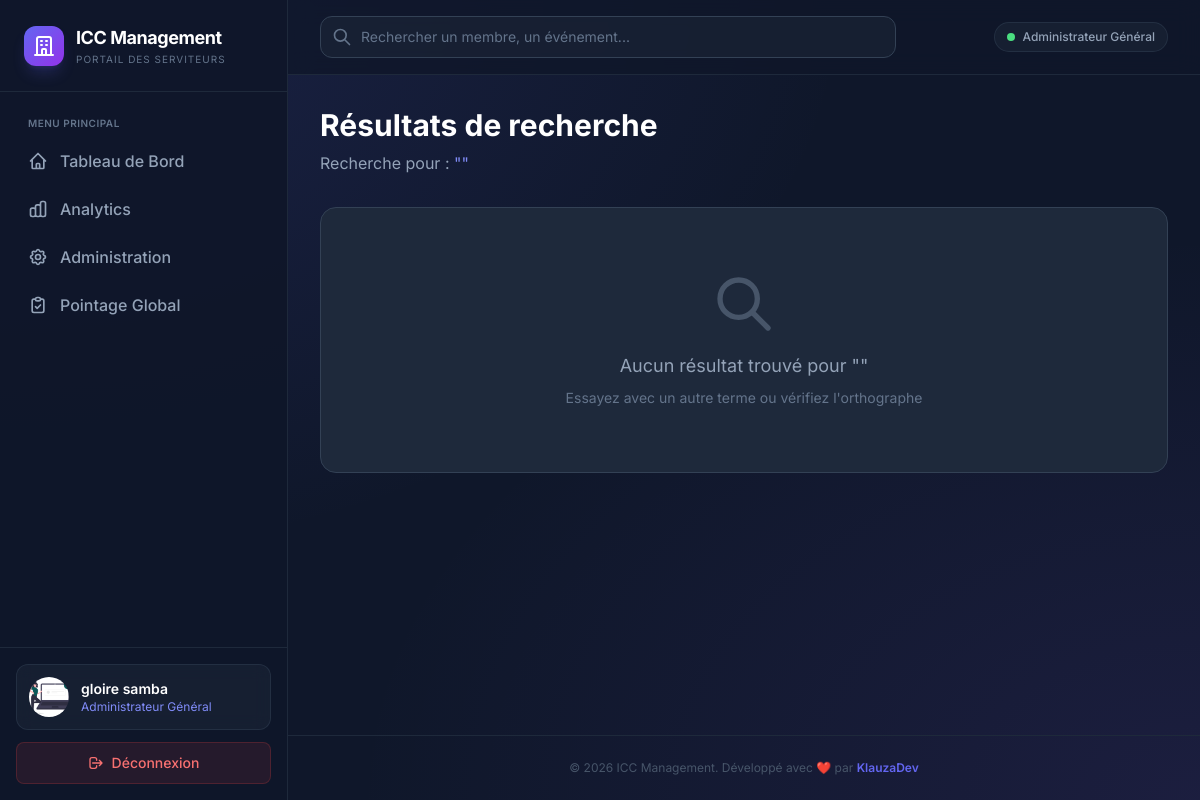
Screenshot of /attendance/search/ (signed in) with the database file from the repository.
### account/models.py (models this page shows, shortened)
class CustomUser(AbstractUser):
    ROLE_CHOICES = (
        ('admin', 'Administrateur Général'),
        ('chef', 'Chef de Département'),
        ('serviteur', 'Serviteur'),
    )
    nom = models.CharField("Nom", max_length=100)
    prenom = models.CharField("Prénom", max_length=100)
    role = models.CharField("Rôle", max_length=10, choices=ROLE_CHOICES, default='serviteur')
    departement = models.ForeignKey(
        Department,
        on_delete=models.SET_NULL,
        null=True,
        blank=True,
        verbose_name="Département",
        related_name="members"
    )
    telephone = models.CharField("Téléphone", max_length=20, blank=True, null=True)
    adresse = models.TextField("Adresse", blank=True, null=True)
    profession = models.CharField("Profession (Statut)", max_length=100, blank=True, null=True)
    photo = models.ImageField(upload_to='photos_profil/', blank=True, null=True)
    class Meta:
        verbose_name = "Utilisateur"
        verbose_name_plural = "Utilisateurs"

### attendance/views.py (the view, shortened to what this page needs)
# urls.py: path('search/', views.global_search, name='global_search'),  # NOUVEAU (voir étape 2)
@login_required
def global_search(request):
    query = request.GET.get('q', '').strip()
    results = {'users': [], 'events': [], 'departments': []}
    return render(request, 'attendance/search_results.html', {'query': query, 'results': results})

### attendance/templates/attendance/search_results.html (shortened to what this page needs)
{% extends 'base.html' %}
{% block content %}
<div class="max-w-4xl mx-auto">
    <h1 class="text-3xl font-bold text-white mb-2">Résultats de recherche</h1>
    <p class="text-slate-400 mb-8">Recherche pour : <span class="text-indigo-400">"{{ query }}"</span></p>
    {% if not results.users and not results.events and not results.departments %}
        <div class="bg-slate-800 rounded-2xl p-16 border border-slate-700 text-center">
            <svg class="w-16 h-16 text-slate-600 mx-auto mb-4" fill="none" stroke="currentColor" viewBox="0 0 24 24">
                <path stroke-linecap="round" stroke-linejoin="round" stroke-width="2" d="M21 21l-6-6m2-5a7 7 0 11-14 0 7 7 0 0114 0z"></path>
            </svg>
            <p class="text-slate-400 text-lg">Aucun résultat trouvé pour "{{ query }}"</p>
            <p class="text-slate-500 text-sm mt-2">Essayez avec un autre terme ou vérifiez l'orthographe</p>
        </div>
    {% endif %}
</div>
{% endblock %}

### account/templates/base.html (shortened to what this page needs)
{% load static %}
<!DOCTYPE html>
<html lang="fr" class="scroll-smooth">
<head>
    <script src="https://cdn.tailwindcss.com"></script>
</head>
<body class="text-slate-200 min-h-screen flex overflow-x-hidden">
    <aside id="sidebar" class="fixed inset-y-0 left-0 z-50 w-72 bg-slate-900/95 border-r border-slate-800 flex flex-col transform -translate-x-full md:translate-x-0 sidebar-transition shadow-2xl md:shadow-none">
        <div class="p-6 border-b border-slate-800 flex justify-between items-center">
            <div class="flex items-center gap-3">
                <div class="w-10 h-10 rounded-xl bg-gradient-to-br from-indigo-500 to-purple-600 flex items-center justify-center shadow-lg shadow-indigo-500/20">
                    <svg class="w-6 h-6 text-white" fill="none" stroke="currentColor" viewBox="0 0 24 24">
                        <path stroke-linecap="round" stroke-linejoin="round" stroke-width="2" d="M19 21V5a2 2 0 00-2-2H7a2 2 0 00-2 2v16m14 0h2m-2 0h-5m-9 0H3m2 0h5M9 7h1m-1 4h1m4-4h1m-1 4h1m-5 10v-5a1 1 0 011-1h2a1 1 0 011 1v5m-4 0h4"></path>
                    </svg>
                </div>
                <div>
                    <h1 class="text-lg font-bold text-white tracking-tight">ICC Management</h1>
                    <p class="text-[10px] text-slate-500 uppercase tracking-widest">Portail des Serviteurs</p>
                </div>
            </div>
        </div>
        <nav class="flex-1 p-4 space-y-1 overflow-y-auto">
            <p class="text-[10px] font-semibold text-slate-500 uppercase tracking-wider px-3 mb-2 mt-2">Menu Principal</p>
            {% if request.user.role == 'serviteur' %}
                <a href="{% url 'serviteur_dashboard' %}"
                   class="flex items-center gap-3 px-3 py-2.5 rounded-lg transition-all duration-200 group
                   {% if request.resolver_match.url_name == 'serviteur_dashboard' %}bg-indigo-600/10 text-indigo-400 border-l-2 border-indigo-500{% else %}text-slate-400 hover:bg-slate-800/50 hover:text-white{% endif %}">
                    <svg class="w-5 h-5" fill="none" stroke="currentColor" viewBox="0 0 24 24"><path stroke-linecap="round" stroke-linejoin="round" stroke-width="2" d="M3 12l2-2m0 0l7-7 7 7M5 10v10a1 1 0 001 1h3m10-11l2 2m-2-2v10a1 1 0 01-1 1h-3m-6 0a1 1 0 001-1v-4a1 1 0 011-1h2a1 1 0 011 1v4a1 1 0 001 1m-6 0h6"></path></svg>
                    <span class="font-medium">Mon Espace</span>
                </a>
            {% else %}
                <a href="{% url 'chef_dashboard' %}"
                   class="flex items-center gap-3 px-3 py-2.5 rounded-lg transition-all duration-200 group
                   {% if request.resolver_match.url_name == 'chef_dashboard' %}bg-indigo-600/10 text-indigo-400 border-l-2 border-indigo-500{% else %}text-slate-400 hover:bg-slate-800/50 hover:text-white{% endif %}">
                    <svg class="w-5 h-5" fill="none" stroke="currentColor" viewBox="0 0 24 24"><path stroke-linecap="round" stroke-linejoin="round" stroke-width="2" d="M3 12l2-2m0 0l7-7 7 7M5 10v10a1 1 0 001 1h3m10-11l2 2m-2-2v10a1 1 0 01-1 1h-3m-6 0a1 1 0 001-1v-4a1 1 0 011-1h2a1 1 0 011 1v4a1 1 0 001 1m-6 0h6"></path></svg>
                    <span class="font-medium">Tableau de Bord</span>
                </a>
            {% endif %}
            {% if request.user.role == 'admin' %}
            <a href="{% url 'admin_dashboard' %}"
               class="flex items-center gap-3 px-3 py-2.5 rounded-lg transition-all duration-200
               {% if request.resolver_match.url_name == 'admin_dashboard' %}bg-indigo-600/10 text-indigo-400 border-l-2 border-indigo-500{% else %}text-slate-400 hover:bg-slate-800/50 hover:text-white{% endif %}">
                <span class="font-medium">Analytics</span>
            </a>
            <a href="{% url 'admin:index' %}"
               class="flex items-center gap-3 px-3 py-2.5 rounded-lg transition-all duration-200 text-slate-400 hover:bg-slate-800/50 hover:text-white">
                <span class="font-medium">Administration</span>
            </a>
            {% endif %}
{% if request.user.role == 'chef' or request.user.role == 'admin' %}
<a href="{% url 'pointage_global' %}"
   class="flex items-center gap-3 px-3 py-2.5 rounded-lg transition-all duration-200 group
   {% if request.resolver_match.url_name == 'pointage_global' %}bg-indigo-600/10 text-indigo-400 border-l-2 border-indigo-500{% else %}text-slate-400 hover:bg-slate-800/50 hover:text-white{% endif %}">
    <svg class="w-5 h-5" fill="none" stroke="currentColor" viewBox="0 0 24 24">
        <path stroke-linecap="round" stroke-linejoin="round" stroke-width="2" d="M9 5H7a2 2 0 00-2 2v12a2 2 0 002 2h10a2 2 0 002-2V7a2 2 0 00-2-2h-2M9 5a2 2 0 002 2h2a2 2 0 002-2M9 5a2 2 0 012-2h2a2 2 0 012 2m-6 9l2 2 4-4"></path>
    </svg>
    <span class="font-medium">Pointage Global</span>
</a>
{% endif %}
        </nav>
<div class="p-4 border-t border-slate-800">
    <div class="bg-slate-800/50 backdrop-blur rounded-xl p-3 flex items-center gap-3 mb-3 border border-slate-700/50">
        {% if request.user.photo %}
            <img src="{{ request.user.photo.url }}" alt="Photo" class="w-10 h-10 rounded-full object-cover flex-shrink-0">
        {% else %}
            <div class="w-10 h-10 rounded-full bg-gradient-to-br from-indigo-500 to-purple-600 flex items-center justify-center font-bold text-white text-sm shadow-lg flex-shrink-0">
                {{ request.user.prenom|slice:":1" }}{{ request.user.nom|slice:":1" }}
            </div>
        {% endif %}
        <div class="overflow-hidden flex-1">
            <p class="text-sm font-semibold text-white truncate">{{ request.user.prenom }} {{ request.user.nom }}</p>
            <p class="text-xs text-indigo-400 truncate capitalize">{{ request.user.get_role_display }}</p>
        </div>
    </div>
    <form method="post" action="{% url 'logout' %}" class="w-full">
        <button type="submit" class="flex items-center justify-center gap-2 w-full px-4 py-2.5 bg-red-500/10 text-red-400 hover:bg-red-500 hover:text-white rounded-lg transition-all duration-200 text-sm font-medium border border-red-500/20 hover:border-red-500">
            <svg class="w-4 h-4" fill="none" stroke="currentColor" viewBox="0 0 24 24"><path stroke-linecap="round" stroke-linejoin="round" stroke-width="2" d="M17 16l4-4m0 0l-4-4m4 4H7m6 4v1a3 3 0 01-3 3H6a3 3 0 01-3-3V7a3 3 0 013-3h4a3 3 0 013 3v1"></path></svg>
            Déconnexion
        </button>
    </form>
</div>
    </aside>
    <div class="flex-1 md:ml-72 flex flex-col min-h-screen">
        <header class="glass-header sticky top-0 z-30 border-b border-slate-800 px-4 md:px-8 py-4">
            <div class="flex justify-between items-center gap-4">
                <form method="get" action="{% url 'global_search' %}" class="flex-1 max-w-xl">
                    <div class="relative group">
                        <svg class="w-5 h-5 absolute left-3 top-1/2 -translate-y-1/2 text-slate-500 group-focus-within:text-indigo-400 transition-colors" fill="none" stroke="currentColor" viewBox="0 0 24 24">
                            <path stroke-linecap="round" stroke-linejoin="round" stroke-width="2" d="M21 21l-6-6m2-5a7 7 0 11-14 0 7 7 0 0114 0z"></path>
                        </svg>
                        <input type="text" name="q" placeholder="Rechercher un membre, un événement..."
                               class="w-full pl-10 pr-4 py-2.5 bg-slate-800/50 border border-slate-700 rounded-xl text-white placeholder-slate-500 focus:outline-none focus:ring-2 focus:ring-indigo-500/50 focus:border-indigo-500 transition-all text-sm">
                    </div>
                </form>
                <div class="hidden md:flex items-center gap-2 px-3 py-1.5 bg-slate-800/50 rounded-full border border-slate-700/50">
                    <div class="w-2 h-2 rounded-full bg-green-400 animate-pulse"></div>
                    <span class="text-xs font-medium text-slate-400 capitalize">{{ request.user.get_role_display }}</span>
                </div>
            </div>
        </header>
        <main class="flex-1 p-4 md:p-8 fade-in">
            {% block content %}{% endblock %}
        </main>
        <footer class="border-t border-slate-800 p-6 text-center">
            <p class="text-xs text-slate-600">
                © 2026 ICC Management. Développé avec ❤️ par <a href="https://klauscv.netlify.app/"><span class="text-indigo-500 font-semibold">KlauzaDev</span></a>
            </p>
        </footer>
    </div>
</body>
</html>

### account/templates/base.html (style rules this page uses)
body { font-family: 'Inter', sans-serif; background-color: #0f172a; background-image: radial-gradient(at 0% 0%, rgba(99, 102, 241, 0.15) 0px, transparent 50%), radial-gradient(at 100% 100%, rgba(139, 92, 246, 0.1) 0px, transparent 50%); background-attachment: fixed; }
.sidebar-transition { transition: transform 0.3s cubic-bezier(0.4, 0, 0.2, 1); }
.fade-in { animation: fadeIn 0.3s ease-in-out; }
.glass-header { background: rgba(15, 23, 42, 0.8); backdrop-filter: blur(12px); -webkit-backdrop-filter: blur(12px); }

### rows the page displays
CustomUser: user.photo (picture), user.prenom "gloire", user.nom "samba", user.role "Administrateur Général"
